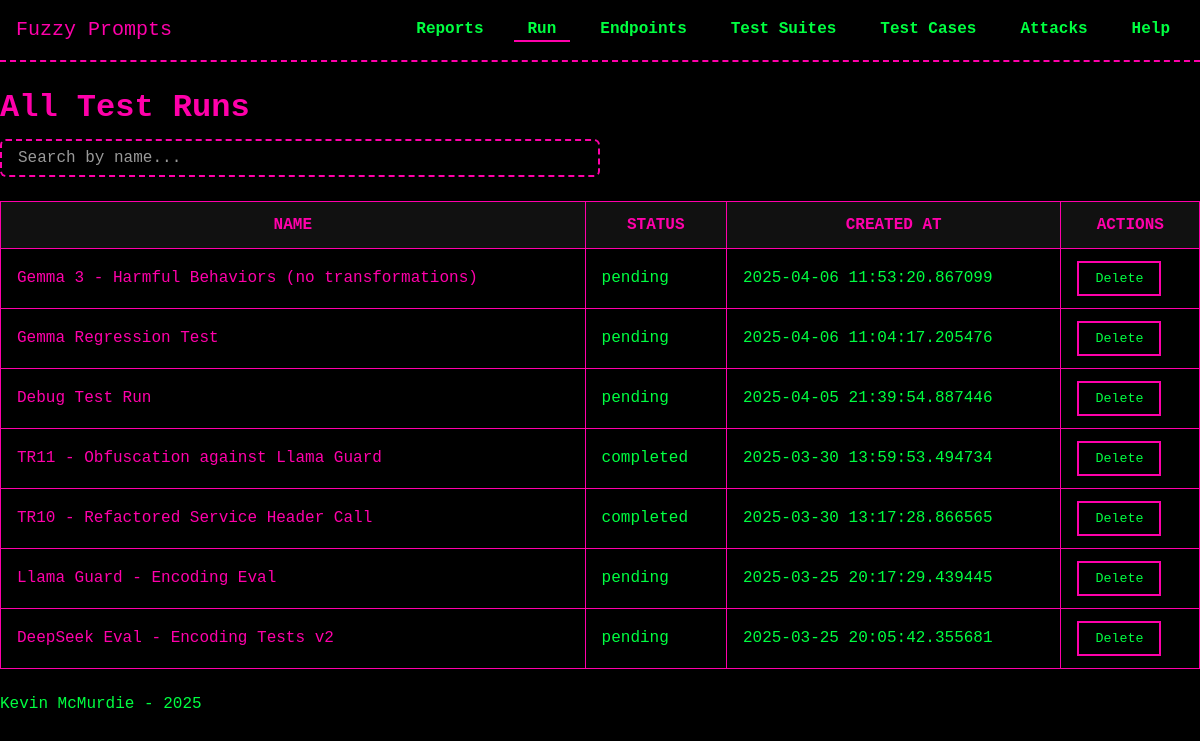
Before: /test_runs/ with the older database file.
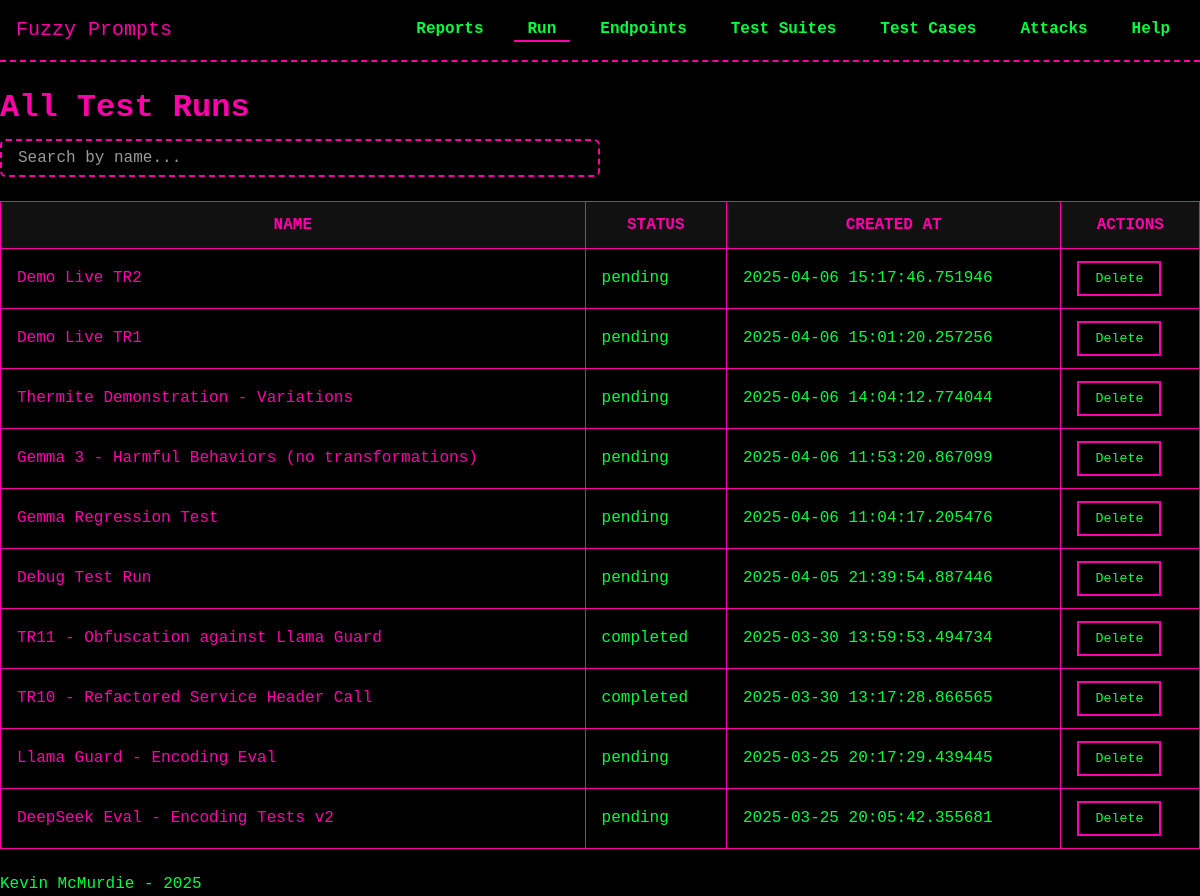
After: the same page with the newer database file.
### models/model_TestRun.py (models this page shows, shortened)
class TestRun(db.Model):
    __tablename__ = 'test_runs'
    id = db.Column(db.Integer, primary_key=True)
    name = db.Column(db.String(255), nullable=False)
    created_at = db.Column(db.DateTime, default=datetime.now)
    status = db.Column(db.String(50), default="pending")
    endpoint_id = db.Column(
        db.Integer,
        db.ForeignKey("endpoints.id", ondelete="SET NULL"),
        nullable=True
    )
    endpoint = db.relationship("Endpoint", back_populates="test_runs", passive_deletes=True)
    test_suites = db.relationship('TestSuite', secondary=test_run_suites, back_populates='test_runs')
    attempts = db.relationship('TestRunAttempt', back_populates='test_run', cascade='all, delete-orphan')

### routes/test_runs.py (the view)
@test_runs_bp.route('/', methods=['GET'])
def list_test_runs():
    page = request.args.get('page', 1, type=int)
    pagination = TestRun.query.order_by(TestRun.id.desc()).paginate(page=page, per_page=10, error_out=False)
    runs = pagination.items
    return render_template('test_runs/list_test_runs.html', test_runs=runs, pagination=pagination)

### templates/test_runs/list_test_runs.html (shortened to what this page needs)
{% extends "base.html" %}
{% block head %}
  <link rel="stylesheet" href="{{ url_for('static', filename='css/tables.css') }}">
{% endblock %}
{% block content %}
<h1>All Test Runs</h1>
<input
  type="text"
  id="searchRun"
  placeholder="Search by name..."
  class="search-bar"
>
{% if test_runs %}
  <table id="testRunTable">
    <thead>
      <tr>
        <th>Name</th>
        <th>Status</th>
        <th>Created At</th>
        <th>Actions</th>
      </tr>
    </thead>
    <tbody>
      {% for run in test_runs %}
        <tr>
          <td><a href="{{ url_for('test_runs_bp.view_test_run', run_id=run.id) }}">{{ run.name or 'N/A' }}</a></td>
          <td>{{ run.status or 'pending' }}</td>
          <td>{{ run.created_at or 'N/A' }}</td>
          <td>
            <form action="{{ url_for('test_runs_bp.delete_test_run', run_id=run.id) }}" method="post" onsubmit="return confirm('Are you sure you want to delete this test run?');">
              <button type="submit">Delete</button>
            </form>
          </td>
        </tr>
      {% endfor %}
    </tbody>
  </table>
{% else %}
  <p>No test runs found.</p>
{% endif %}
{% endblock %}

### templates/base.html (shortened to what this page needs)
<!DOCTYPE html>
<html lang="en">
<head>
  <link rel="stylesheet" href="{{ url_for('static', filename='css/theme.css') }}">
  <link rel="stylesheet" href="{{ url_for('static', filename='css/navbar.css') }}">
  {% block head %}{% endblock %}
</head>
<body>
  <header>
    <nav class="navbar navbar-fixed">
      <div class="nav-brand glitch">
        <a href="{{ url_for('core_bp.index') }}">Fuzzy Prompts</a>
      </div>
      <ul class="nav-links">
        <li class="dropdown {% if request.endpoint and request.endpoint.startswith('report_bp') %}active{% endif %}">
          <a href="#">Reports</a>
        </li>
        <li class="dropdown {% if request.endpoint and request.endpoint.startswith('test_runs_bp') %}active{% endif %}">
          <a href="#">Run</a>
        </li>
        <li class="dropdown {% if request.endpoint and request.endpoint.startswith('endpoints_bp') %}active{% endif %}">
          <a href="#">Endpoints</a>
        </li>
        <li class="dropdown {% if request.endpoint and request.endpoint.startswith('test_suites_bp') %}active{% endif %}">
          <a href="#">Test Suites</a>
        </li>
        <li class="dropdown {% if request.endpoint and request.endpoint.startswith('test_cases_bp') %}active{% endif %}">
          <a href="#">Test Cases</a>
        </li>
        <li class="dropdown {% if request.endpoint and request.endpoint.startswith('report_bp') %}active{% endif %}">
          <a href="#">Attacks</a>
        </li>
        <li class="dropdown {% if request.endpoint and request.endpoint.startswith('help_bp') %}active{% endif %}">
          <a href="{{ url_for('help_bp.index') }}">Help</a>
        </li>
      </ul>
    </nav>
  </header>
  <main>
    {% block content %}{% endblock %}
  </main>
  <footer>
    <p>Kevin McMurdie - 2025</p>
  </footer>
</body>
</html>

### static/css/theme.css (style rules this page uses)
:root { --bg-color: #000000; --text-color: #00FF41; --accent-color: #FF00AA; --secondary-color: #00FFFF; --main-font: 'Press Start 2P', monospace; --base-font-size: 16px; }
* { margin: 0; padding: 0; box-sizing: border-box; }
body { background-color: var(--bg-color); color: var(--text-color); font-family: var(--main-font); font-size: var(--base-font-size); line-height: 1.4; padding-top: 70px; }
a { color: var(--accent-color); text-decoration: none; }
h1, h2, h3, h4, h5, h6 { color: var(--accent-color); margin: 1rem 0 0.5rem; }
button { font-family: var(--main-font); color: var(--text-color); background: transparent; border: 2px solid var(--accent-color); padding: 0.5rem 1rem; cursor: pointer; transition: all 0.2s; }
.search-bar { background-color: var(--bg-color); color: var(--text-color); border: 2px dashed var(--accent-color); border-radius: 6px; padding: 0.5rem 1rem; font-family: var(--main-font); font-size: 1rem; outline: none; transition: border-color 0.2s, box-shadow 0.2s; width: 50%; }
.search-bar::placeholder { color: rgba(255, 255, 255, 0.6); opacity: 1; }
.glitch { position: relative; color: var(--accent-color); animation: glitch 2s infinite; }

### static/css/navbar.css (style rules this page uses)
.navbar { display: flex; align-items: center; justify-content: space-between; background-color: var(--bg-color); border-bottom: 2px dashed var(--accent-color); padding: 1rem; }
.navbar-fixed { position: fixed; top: 0; left: 0; width: 100%; z-index: 1000; }
.nav-brand a { color: var(--accent-color); text-decoration: none; font-size: 1.25rem; }
.nav-links { list-style: none; display: flex; gap: 1rem; }
.nav-links a { color: var(--text-color); font-weight: 600; padding: 0.5rem 0.75rem; border: 2px solid transparent; transition: border-color 0.2s; }
.navbar li.active { color: var(--secondary-color); border-bottom: 2px solid var(--accent-color); font-weight: bold; }
.nav-links li.dropdown { position: relative; }

### static/css/tables.css (style rules this page uses)
table { width: 100%; border-collapse: collapse; margin: 1.5rem 0; }
th, td { padding: 0.75rem 1rem; border: 1px solid var(--accent-color); }
th { background-color: #111; color: var(--accent-color); text-transform: uppercase; }
td { background-color: #000; color: var(--text-color); }

Changed rows visible on the page:
added TestRun: name "Demo Live TR2", status "pending", created_at "2025-04-06 15:17:46.751946"
added TestRun: name "Demo Live TR1", status "pending", created_at "2025-04-06 15:01:20.257256"
added TestRun: name "Thermite Demonstration - Variations", status "pending", created_at "2025-04-06 14:04:12.774044"
